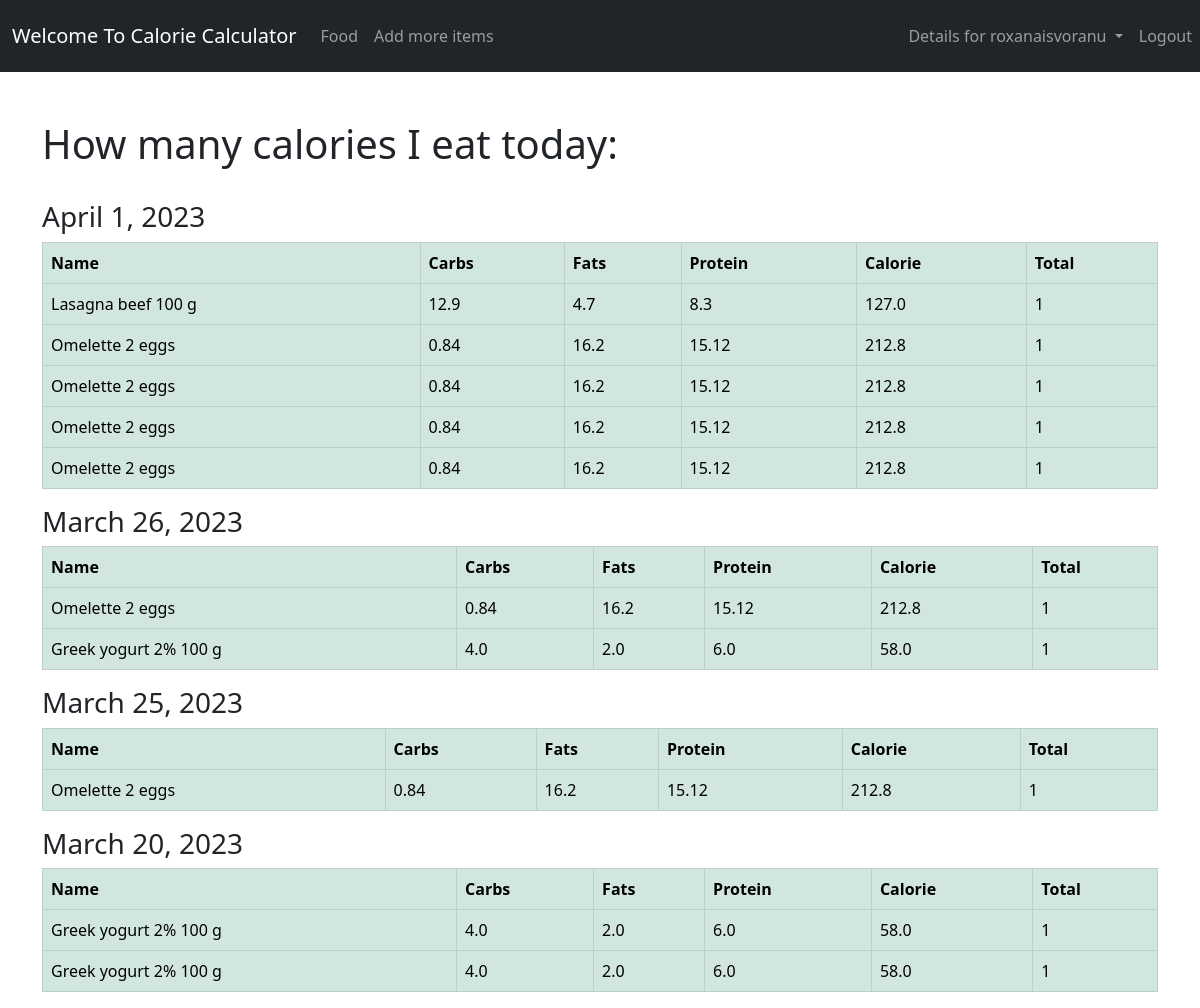
Page /history/ (signed in) on the committed database.
### user_calc/models.py (models this page shows, shortened)
class FoodInADay(models.Model):
    name = models.CharField(max_length=200)
    carbohydrate = models.FloatField()
    category = models.ForeignKey(Category, on_delete=models.CASCADE)
    fats = models.FloatField()
    protein = models.FloatField()
    calorie = models.FloatField(default=0, blank=True)
    quantity = models.IntegerField(default=1, null=True, blank=True)
    date = models.DateField(default=datetime.datetime.today)

### user_calc/views.py (the view)
# urls.py: path('history/', views.generate_calorie_history, name='history'),
def generate_calorie_history(request):
    items = History.objects.all()
    full_history = []
    full_history_with_date= {}
    for itemFood in items:
        item = itemFood.foodInADayId
        if item.date not in full_history_with_date:
            full_history_with_date[item.date] = []
        full_history_with_date[item.date].append(item)
    sorted_dictionary = {key: value for key, value in sorted(full_history_with_date.items(), reverse=True)}
    context = {
        "full_history_with_date": sorted_dictionary,
    }
    return render(request, 'user_calc/history.html', context)

### templates/user_calc/history.html
{% extends 'base.html' %}
{% load static %}
{% block content %}
    <div class="flex-box-row">
        <h1>How many calories I eat today:</h1>
        <br>
        {% for day, food in full_history_with_date.items %}
            <table class="table table-succes table-success table-hover table-bordered">
            <h3>{{ day }}</h3>
            <tr>
                <th>Name</th>
                <th>Carbs</th>
                <th>Fats</th>
                <th>Protein</th>
                <th>Calorie</th>
                <th>Total</th>
            </tr>
            {% for items in food %}
                <tr>
                    <td>{{ items.name }} </td>
                    <td>{{ items.carbohydrate }} </td>
                    <td>{{ items.fats }} </td>
                    <td>{{ items.protein }} </td>
                    <td>{{ items.calorie }} </td>
                    <td>{{ items.quantity }} </td>
                </tr>
            {% endfor %}
        </table>
        {% endfor %}
    </div>
    <br>
    </div>
{% endblock %}

### templates/navbar.html (shortened to what this page needs)
{% load static %}
<nav class="navbar navbar-expand-lg navbar-dark bg-dark ">
    <div class="container-fluid">
        <a class="navbar-brand" href="{% url 'login_link' %}">Welcome To Calorie Calculator</a>
        <div class="collapse navbar-collapse" id="navbarNav">
            <ul class="navbar-nav">
                <li class="nav-item">
                    <a class="nav-link" aria-current="page" href="{% url 'food_item' %}">Food</a>
                </li>
                <li class="nav-item">
                    <a class="nav-link" href="{% url 'create_food_item' %}">Add more items</a>
                </li>
            </ul>
        </div>
    </div>
    <div class="navbar-nav nav-link">
        {% if user.is_authenticated %}
                <li class="nav-item dropdown ">
                    <a class="nav-link dropdown-toggle"  href="#" role="button"
                       data-bs-toggle="dropdown"
                       aria-expanded="false">
                        Details for {{ request.user }}
                    </a>
                </li>
                <a class="nav-item nav-link" href="{% url 'logout_link' %}">Logout</a>
        {% else %}
            <a class="nav-item nav-link" href="{% url 'login_link' %}">Login</a>
            <a class="nav-item nav-link" href="{% url 'register_link' %}">Register</a>
        {% endif %}
    </div>
</nav>

### rows in the picture
FoodInADay: date "April 1, 2023", name "Lasagna beef 100 g", carbohydrate "12.9", fats "4.7", protein "8.3", calorie "127.0", quantity "1"
FoodInADay: name "Omelette 2 eggs", carbohydrate "0.84", fats "16.2", protein "15.12", calorie "212.8", quantity "1"
FoodInADay: name "Omelette 2 eggs", carbohydrate "0.84", fats "16.2", protein "15.12", calorie "212.8", quantity "1"
FoodInADay: name "Omelette 2 eggs", carbohydrate "0.84", fats "16.2", protein "15.12", calorie "212.8", quantity "1"
FoodInADay: name "Omelette 2 eggs", carbohydrate "0.84", fats "16.2", protein "15.12", calorie "212.8", quantity "1"
FoodInADay: date "March 26, 2023", name "Omelette 2 eggs", carbohydrate "0.84", fats "16.2", protein "15.12", calorie "212.8", quantity "1"
FoodInADay: name "Greek yogurt 2% 100 g", carbohydrate "4.0", fats "2.0", protein "6.0", calorie "58.0", quantity "1"
FoodInADay: date "March 25, 2023", name "Omelette 2 eggs", carbohydrate "0.84", fats "16.2", protein "15.12", calorie "212.8", quantity "1"
FoodInADay: date "March 20, 2023", name "Greek yogurt 2% 100 g", carbohydrate "4.0", fats "2.0", protein "6.0", calorie "58.0", quantity "1"
FoodInADay: name "Greek yogurt 2% 100 g", carbohydrate "4.0", fats "2.0", protein "6.0", calorie "58.0", quantity "1"

### other values in the picture
{{ request.user }} "roxanaisvoranu"
